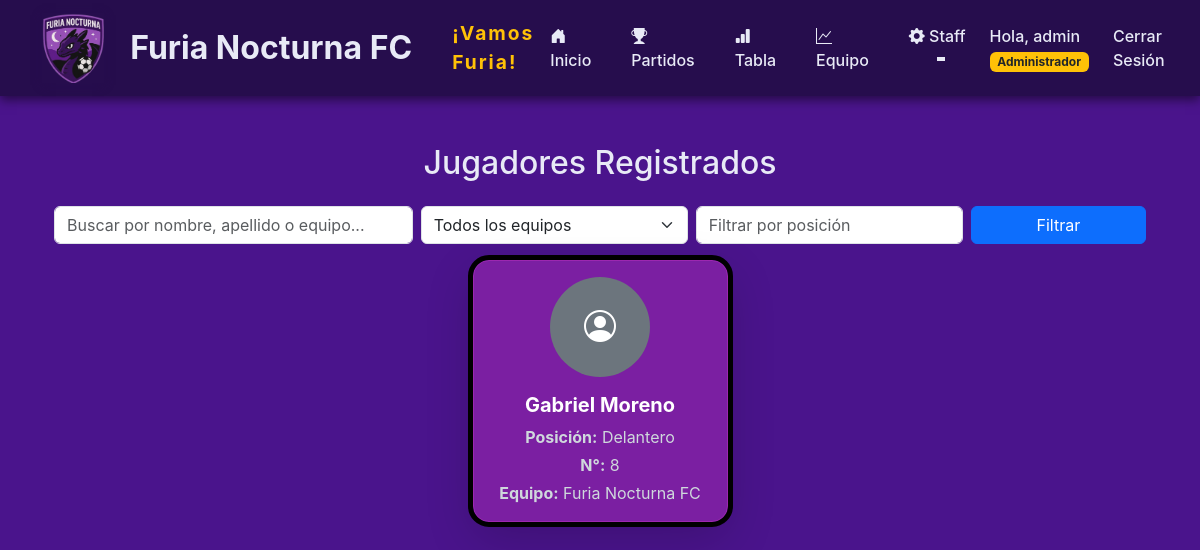
The page /lista_jugadores/ (signed in) on the database its author committed.
### jugadores/models.py (models this page shows, shortened)
class Jugador(models.Model):
    user = models.OneToOneField(User, on_delete=models.CASCADE, verbose_name=_('usuario'))
    nombre = models.CharField(_('nombre'), max_length=100)
    apellido = models.CharField(_('apellido'), max_length=100)
    cedula = models.CharField(_('cédula'), max_length=8, unique=True)
    fecha_de_nacimiento = models.DateField(_('fecha de nacimiento'), null=True, blank=True)
    edad = models.PositiveSmallIntegerField(_('edad'), null=True, blank=True, editable=False)
    posicion = models.CharField(_('posición'), max_length=50)
    numero_de_camiseta = models.IntegerField(_('número de camiseta'), null=True, blank=True)
    imagen_url = models.URLField(
        max_length=500,  # Suficiente longitud para la URL de Imgur
        null=True,
        blank=True
    )
    equipo = models.ForeignKey(Equipo, on_delete=models.SET_NULL, null=True, default=get_default_equipo_id, verbose_name=_('equipo'))

class Equipo(models.Model):
    nombre = models.CharField(_('nombre'), max_length=100, unique=True)
    torneos = models.ManyToManyField('Torneo', related_name='equipos', blank=True, verbose_name=_('torneos'))
    imagen_url = models.URLField(
        max_length=500,  # Suficiente longitud para la URL de Imgur
        null=True,
        blank=True
    )

### jugadores/views.py (the view)
# urls.py: path('lista_jugadores/', views.lista_jugadores, name='lista_jugadores'),
@staff_member_required
def lista_jugadores(request):
    from .models import Equipo
    from django.db.models import Q
    jugadores = Jugador.objects.all()
    equipos = Equipo.objects.all()
    equipo_id = request.GET.get('equipo')
    posicion = request.GET.get('posicion')
    busqueda = request.GET.get('busqueda')
    if equipo_id:
        jugadores = jugadores.filter(equipo_id=equipo_id)
    if posicion:
        jugadores = jugadores.filter(posicion__icontains=posicion)
    if busqueda:
        jugadores = jugadores.filter(
            Q(nombre__icontains=busqueda) |
            Q(apellido__icontains=busqueda) |
            Q(equipo__nombre__icontains=busqueda)
        )
    return render(request, 'jugadores/lista_jugadores.html', {
        'jugadores': jugadores,
        'equipos': equipos,
        'equipo_id': equipo_id,
        'posicion': posicion,
        'busqueda': busqueda,
    })

### jugadores/templates/jugadores/lista_jugadores.html (shortened to what this page needs)
{% extends 'jugadores/base.html' %}
{% block contenido %}
<div class="container py-4">
  <h2 class="mb-4 text-center">Jugadores Registrados</h2>
  <form method="get" class="row mb-3 g-2 align-items-end">
    <div class="col-md-4">
      <input type="text" class="form-control" name="busqueda" value="{{ busqueda|default:'' }}" placeholder="Buscar por nombre, apellido o equipo...">
    </div>
    <div class="col-md-3">
      <select class="form-select" name="equipo">
        <option value="">Todos los equipos</option>
      </select>
    </div>
    <div class="col-md-3">
      <input type="text" class="form-control" name="posicion" value="{{ posicion|default:'' }}" placeholder="Filtrar por posición">
    </div>
    <div class="col-md-2">
      <button type="submit" class="btn btn-primary w-100">Filtrar</button>
    </div>
  </form>
  <div class="row g-4 justify-content-center" id="jugadores-lista">
    {% for jugador in jugadores %}
      <div class="col-12 col-sm-6 col-md-4 col-lg-3 jugador-card" data-nombre="{{ jugador.nombre|lower }}" data-apellido="{{ jugador.apellido|lower }}" data-equipo="{{ jugador.equipo.nombre|lower }}">
        <div class="card p-3 h-100 text-center shadow-lg">
          {% if jugador.foto_de_perfil %}
            <img src="{{ jugador.foto_de_perfil.url }}" class="rounded-circle mx-auto mb-2" style="width: 100px; height: 100px; object-fit: cover; border: 3px solid #fff; box-shadow: 0 2px 8px #260D4D;" alt="Foto de perfil">
          {% else %}
            <div class="rounded-circle mx-auto mb-2 bg-secondary d-flex align-items-center justify-content-center" style="width: 100px; height: 100px; color: #fff; font-size: 2rem;"> <i class="bi bi-person-circle"></i> </div>
          {% endif %}
          <h5 class="card-title mt-2">{{ jugador.nombre }} {{ jugador.apellido }}</h5>
          <p class="card-text mb-1"><span class="fw-bold">Posición:</span> {{ jugador.posicion }}</p>
          <p class="card-text mb-1"><span class="fw-bold">N°:</span> {{ jugador.numero_de_camiseta }}</p>
          <p class="card-text"><span class="fw-bold">Equipo:</span> {{ jugador.equipo.nombre }}</p>
        </div>
      </div>
    {% empty %}
      <p class="text-center">No hay jugadores registrados.</p>
    {% endfor %}
  </div>
</div>
{% endblock %}

### jugadores/templates/jugadores/base.html (shortened to what this page needs)
<!DOCTYPE html>
<html lang="es">
<head>
    <link href="https://cdn.jsdelivr.net/npm/bootstrap@5.3.3/dist/css/bootstrap.min.css" rel="stylesheet">
    <link href="https://cdn.jsdelivr.net/npm/bootstrap-icons@1.10.5/font/bootstrap-icons.css" rel="stylesheet">
</head>
<body>
    <nav class="navbar navbar-expand-lg navbar-dark" aria-label="Navegación principal">
        <div class="container">
            <a class="navbar-brand d-flex align-items-center gap-3" href="{% url 'inicio' %}" aria-label="Ir al inicio">
                {% load static %}
                <img src="{% static 'jugadores/images/logo.png' %}" alt="Logo de Furia Nocturna FC" style="height: 70px; box-shadow: 0 2px 8px #260D4D;">
                <span class="fw-bold" style="font-size: 2rem; color: #E8EAF6;">Furia Nocturna FC</span>
            </a>
            <span class="d-none d-md-block ms-4 fw-bold text-warning" style="font-size: 1.2rem; letter-spacing: 2px;">¡Vamos Furia!</span>
            <div class="collapse navbar-collapse" id="navbarNav">
                <ul class="navbar-nav me-auto gap-2">
                    <li class="nav-item">
                        <a class="nav-link px-3" href="{% url 'inicio' %}" aria-label="Inicio"><i class="bi bi-house-door-fill"></i> Inicio</a>
                    </li>
                    <li class="nav-item">
                        <a class="nav-link px-3" href="{% url 'resultados_partidos' %}" aria-label="Partidos"><i class="bi bi-trophy-fill"></i> Partidos</a>
                    </li>
                    <li class="nav-item">
                        <a class="nav-link px-3" href="{% url 'tabla_clasificacion' %}" aria-label="Tabla de clasificación"><i class="bi bi-bar-chart-fill"></i> Tabla</a>
                    </li>
                    <li class="nav-item">
                        <a class="nav-link px-3" href="/estadisticas_equipo/" aria-label="Estadísticas del equipo"><i class="bi bi-graph-up"></i> Equipo</a>
                    </li>
                    {% if user.is_staff %}
                    <li class="nav-item dropdown">
                        <a class="nav-link dropdown-toggle px-3" href="#" id="navbarDropdown" role="button" data-bs-toggle="dropdown" aria-expanded="false" aria-label="Opciones de staff">
                          <i class="bi bi-gear-fill"></i> Staff
                        </a>
                      </li>
                    {% endif %}
                </ul>
                <ul class="navbar-nav ms-auto gap-2">
                    {% if user.is_authenticated %}
                        {% if user.jugador %}
                            <li class="nav-item">
                                <a class="nav-link" href="{% url 'perfil_jugador' user.jugador.id %}" aria-label="Perfil de jugador">Hola, {{ user.username }}
                                    {% if user.is_superuser %}
                                        <span class="badge bg-warning text-dark">Administrador</span>
                                    {% elif user.is_staff %}
                                        <span class="badge" style="background-color: #7B1FA2; color: #FFFFFF;">Staff</span>
                                    {% elif user.groups.all|length > 0 %}
                                        {% with found_jugador=False %}
                                            {% for grupo in user.groups.all %}
                                                {% if grupo.name == 'jugadores' and not found_jugador %}
                                                    <span class="badge" style="background-color: #FFD600; color: #260D4D;">Jugador</span>
                                                {% endif %}
                                            {% endfor %}
                                            {% if not found_jugador %}
                                                <span class="badge" style="background-color: #CFD8DC; color: #260D4D;">Usuario</span>
                                            {% endif %}
                                        {% endwith %}
                                    {% else %}
                                        <span class="badge" style="background-color: #CFD8DC; color: #260D4D;">Usuario</span>
                                    {% endif %}
                                </a>
                            </li>
                        {% else %}
                            <li class="nav-item">
                                <span class="nav-link text-white-50">Hola, {{ user.username }}
                                    {% if user.is_superuser %}
                                        <span class="badge bg-warning text-dark">Administrador</span>
                                    {% elif user.is_staff %}
                                        <span class="badge" style="background-color: #7B1FA2; color: #FFFFFF;">Staff</span>
                                    {% else %}
                                        <span class="badge" style="background-color: #CFD8DC; color: #260D4D;">Usuario</span>
                                    {% endif %}
                                </span>
                            </li>
                        {% endif %}
                        <li class="nav-item">
                            <a class="nav-link" href="{% url 'cerrar_sesion' %}" aria-label="Cerrar sesión">Cerrar Sesión</a>
                        </li>
                    {% endif %}
                </ul>
            </div>
        </div>
    </nav>
    <div class="container mt-4" id="main-content" tabindex="-1">
        {% block contenido %}
        {% endblock %}
    </div>
</body>
</html>

### jugadores/templates/jugadores/base.html (style rules this page uses)
body { background-color: #4A148C; color: #E8EAF6; font-family: 'Inter', sans-serif; }
.card { outline: black solid 5px; background-color: #7B1FA2; color: #FFFFFF; border-color: #9C27B0; border-radius: 1rem; transition: transform 0.3s ease; }
.card-title { color: #FFFFFF; font-weight: bold; }
.card-text, .card-text small { color: #CFD8DC !important; }
.navbar { background-color: #260D4D !important; box-shadow: 0 4px 10px rgba(0, 0, 0, 0.5); }
.navbar-brand { display: flex; align-items: center; font-size: 2rem; color: #E8EAF6 !important; font-weight: bold; transition: color 0.3s ease; }
.navbar-brand img { height: 100px; margin-right: 10px; }
.nav-link { color: #E8EAF6 !important; position: relative; font-weight: 500; transition: all 0.3s ease; }
.nav-link::after { content: ''; position: absolute; bottom: -5px; left: 50%; transform: translateX(-50%); width: 0; height: 2px; background-color: #E8EAF6; transition: width 0.3s ease; }

### rows shown on the page
Jugador: nombre "Gabriel", apellido "Moreno", posicion "Delantero", numero_de_camiseta "8", equipo.nombre "Furia Nocturna FC"

### other values the page prints
{{ user.username }} "admin"
